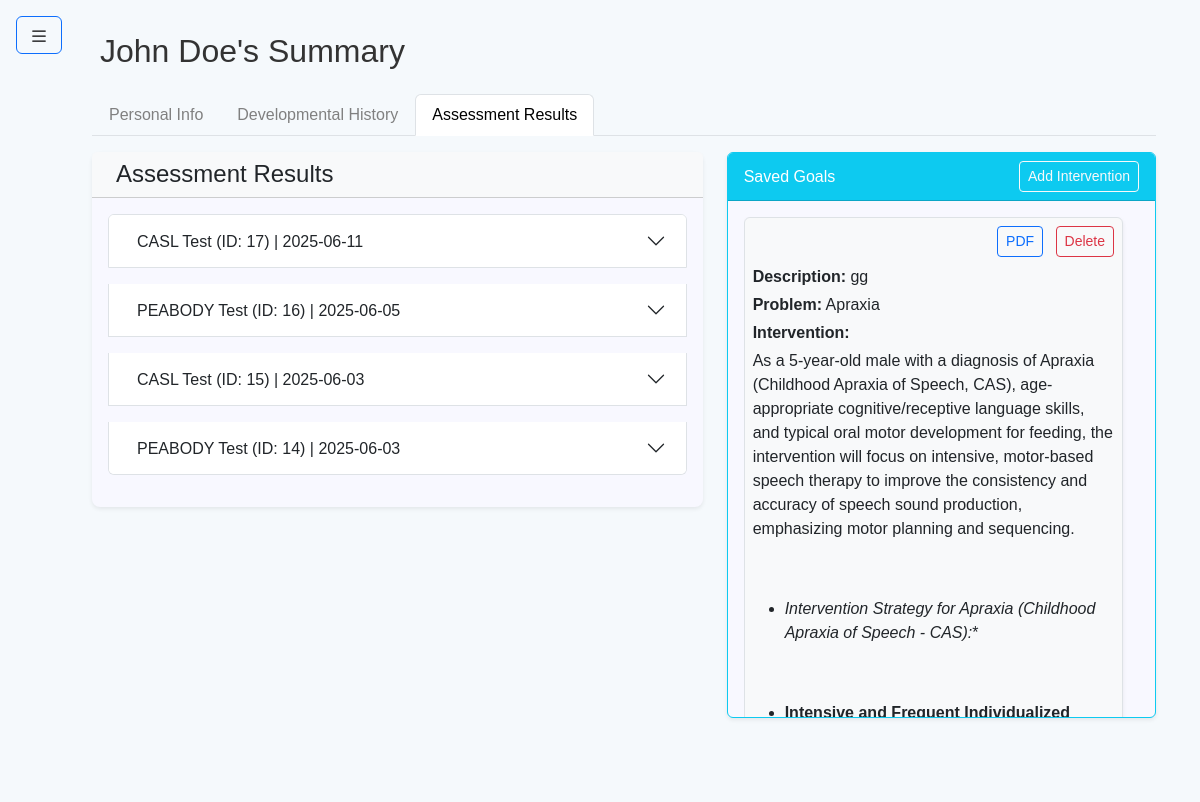
/console/patient/4 (signed in), run on the app's committed database.
### board/models.py (models this page shows, shortened)
class Patient(db.Model):
    __tablename__ = 'patient'
    id = db.Column(db.Integer, primary_key=True)
    name = db.Column(db.String(100), nullable=False)
    age = db.Column(db.String(100), nullable=True)
    sex = db.Column(db.String(25), nullable=True)
    address = db.Column(db.String(100), nullable=True)
    dob = db.Column(db.String(100), nullable=False)
    religion = db.Column(db.String(100), nullable=True)
    diagnosis = db.Column(db.String(100), nullable=True)
    doe = db.Column(db.String(100), nullable=True)
    precautions = db.Column(db.String(100), nullable=True)
    current_medication = db.Column(db.String(100), nullable=True)
    emergency_person = db.Column(db.String(100), nullable=True)
    contact_no = db.Column(db.String(100), nullable=True)
    alt_contact_no = db.Column(db.String(100), nullable=True)
    grade_level = db.Column(db.String(100), nullable=True)
    patient_image = db.Column(db.String(255), nullable=True)
    father_name = db.Column(db.String(100), nullable=True)
    father_contact_no = db.Column(db.String(100), nullable=True)
    father_med_history = db.Column(db.String(100), nullable=True)
    mother_name = db.Column(db.String(100), nullable=True)
    mother_contact_no = db.Column(db.String(100), nullable=True)
    mother_med_history = db.Column(db.String(100), nullable=True)
    sibling = db.Column(db.String(100), nullable=True)
    sibling_med_history = db.Column(db.String(100), nullable=True)
    complication_preg = db.Column(db.String(100), nullable=True)
    med_taken = db.Column(db.String(100), nullable=True)
    duration_med_taken = db.Column(db.String(100), nullable=True)
    typeOfDelivery = db.Column(db.String(100), nullable=True)
    complication_deli = db.Column(db.String(100), nullable=True)
    birth_weight = db.Column(db.String(100), nullable=True)
    birth_problem = db.Column(db.String(100), nullable=True)
    medication = db.Column(db.String(100), nullable=True)
    immunization = db.Column(db.String(100), nullable=True)
    effects = db.Column(db.String(100), nullable=True)
    gms_0 = db.Column(db.String(100), nullable=True)
    gms_1 = db.Column(db.String(100), nullable=True)
    gms_2 = db.Column(db.String(100), nullable=True)
    gms_3 = db.Column(db.String(100), nullable=True)
    gms_4 = db.Column(db.String(100), nullable=True)
    gms_5 = db.Column(db.String(100), nullable=True)
    gms_6 = db.Column(db.String(100), nullable=True)
    gms_7 = db.Column(db.String(100), nullable=True)
    gms_8 = db.Column(db.String(100), nullable=True)
    gms_9 = db.Column(db.String(100), nullable=True)
    gms_10 = db.Column(db.String(100), nullable=True)
    fms_0 = db.Column(db.String(100), nullable=True)
    fms_1 = db.Column(db.String(100), nullable=True)
    fms_2 = db.Column(db.String(100), nullable=True)
    fms_3 = db.Column(db.String(100), nullable=True)
    fms_4 = db.Column(db.String(100), nullable=True)
    fms_5 = db.Column(db.String(100), nullable=True)
    fms_6 = db.Column(db.String(100), nullable=True)
    fms_7 = db.Column(db.String(100), nullable=True)
    fms_8 = db.Column(db.String(100), nullable=True)
    fms_9 = db.Column(db.String(100), nullable=True)
    adl_0 = db.Column(db.String(100), nullable=True)
    adl_1 = db.Column(db.String(100), nullable=True)
    adl_2 = db.Column(db.String(100), nullable=True)
    adl_3 = db.Column(db.String(100), nullable=True)
    adl_4 = db.Column(db.String(100), nullable=True)
    adl_5 = db.Column(db.String(100), nullable=True)
    adl_6 = db.Column(db.String(100), nullable=True)
    cog_0 = db.Column(db.String(100), nullable=True)
    cog_1 = db.Column(db.String(100), nullable=True)
    cog_2 = db.Column(db.String(100), nullable=True)
    cog_3 = db.Column(db.String(100), nullable=True)
    cog_4 = db.Column(db.String(100), nullable=True)
    cog_5 = db.Column(db.String(100), nullable=True)
    cog_6 = db.Column(db.String(100), nullable=True)
    omd_0 = db.Column(db.String(100), nullable=True)
    omd_1 = db.Column(db.String(100), nullable=True)
    omd_2 = db.Column(db.String(100), nullable=True)
    omd_3 = db.Column(db.String(100), nullable=True)
    omd_4 = db.Column(db.String(100), nullable=True)
    omd_5 = db.Column(db.String(100), nullable=True)
    omd_6 = db.Column(db.String(100), nullable=True)
    omd_7 = db.Column(db.String(100), nullable=True)
    omd_8 = db.Column(db.String(100), nullable=True)
    omd_9 = db.Column(db.String(100), nullable=True)
    slp_id = db.Column(db.Integer, db.ForeignKey('slp.id'), nullable=False)
    goals = db.relationship('Goal', back_populates='patient', lazy=True, cascade="all, delete-orphan")
    sessions = db.relationship('AssessmentResult', back_populates='patient', lazy=True, cascade="all, delete-orphan")

class AssessmentResult(db.Model):
    __tablename__ = 'assessment_results'
    id = db.Column(db.Integer, primary_key=True)
    assessment_type = db.Column(db.String(50), nullable=False)  # e.g., 'peabody', 'naming'
    patient_id = db.Column(db.Integer, db.ForeignKey('patient.id', ondelete='CASCADE'), nullable=False)
    date_taken = db.Column(db.DateTime, default=datetime.utcnow)
    answers = db.Column(db.JSON, nullable=False)  # { "prompt": ..., "predicted": ..., "correct": ... }
    score = db.Column(db.Integer, nullable=False)
    duration = db.Column(db.Integer, nullable=True)
    patient = db.relationship('Patient', back_populates='sessions')
    goals = db.relationship('Goal', back_populates='assessment_result', lazy=True, cascade="all, delete-orphan")

class Goal(db.Model):
    id = db.Column(db.Integer, primary_key=True)
    patient_id = db.Column(db.Integer, db.ForeignKey('patient.id', ondelete='CASCADE'), nullable=False)
    slp_id = db.Column(db.Integer, db.ForeignKey('slp.id'), nullable=False)
    goal_text = db.Column(db.Text, nullable=False)
    problem_description = db.Column(db.Text, nullable=True)
    intervention_text = db.Column(db.Text, nullable=True)
    assessment_result_id = db.Column(db.Integer, db.ForeignKey('assessment_results.id', ondelete='CASCADE'), nullable=False)
    created_at = db.Column(db.DateTime, default=datetime.utcnow)
    status = db.Column(db.String(50), default='active', nullable=False)
    achieved_at = db.Column(db.DateTime, nullable=True)
    patient = db.relationship('Patient', back_populates='goals')
    slp = db.relationship('SLP', backref='goals')
    assessment_result = db.relationship('AssessmentResult', back_populates='goals')

### board/pages.py (the view)
@bp.route('/console/patient/<int:patient_id>')
@login_required
def patient_dashboard(patient_id):
    patient = Patient.query.get_or_404(patient_id)
    if patient.slp_id != current_user.id:
        abort(403)
    results = AssessmentResult.query.filter_by(patient_id=patient.id).order_by(AssessmentResult.date_taken.desc()).all()
    frames_by_result = {}
    for result in results:
        frames_by_result[result.id] = group_frames_by_question(result)
    return render_template("pages/lipmic-console/patient_dashboard.html", patient=patient, results=results, frames_by_result=frames_by_result)

### board/utils.py (called while the page is built)
def group_frames_by_question(assessment_result):
    frames_by_question = {}
    for frame in assessment_result.lip_frames:
        if frame.question_index not in frames_by_question:
            frames_by_question[frame.question_index] = []
        frames_by_question[frame.question_index].append(frame)
    for question_idx in frames_by_question:
        frames_by_question[question_idx].sort(key=lambda f: f.frame_index)
    return frames_by_question

### board/templates/pages/lipmic-console/patient_dashboard.html (shortened to what this page needs)
{% extends 'base-console.html' %}
{% block content %}
<link rel="stylesheet" href="{{ url_for('static', filename='css/patient_dashboard.css') }}">
<div class="container">
    <h2 class="mb-4 dashboard-title">
        {{ patient.name }}'s Summary
    </h2>
<ul class="nav nav-tabs mb-3" id="patientTab" role="tablist">
  <li class="nav-item" role="presentation">
    <button class="nav-link" id="info-tab" data-bs-toggle="tab" data-bs-target="#info" type="button" role="tab">
      Personal Info
    </button>
  </li>
  <li class="nav-item" role="presentation">
    <button class="nav-link" id="dev-tab" data-bs-toggle="tab" data-bs-target="#dev" type="button" role="tab">
      Developmental History
    </button>
  </li>
  <li class="nav-item" role="presentation">
    <button class="nav-link active" id="assessment-tab" data-bs-toggle="tab" data-bs-target="#assessment" type="button" role="tab" aria-controls="assessment" aria-selected="true">
      Assessment Results
    </button>
  </li>
</ul>
<div class="tab-content" id="patientTabContent">
    <div class="tab-pane fade show active" id="assessment" role="tabpanel" aria-labelledby="assessment-tab">
        <div class="row">
            <div class="col-lg-7 mb-4">
                <div class="card shadow-sm border-0 rounded-3 section-card">
            <div class="card-header section-header">
                <h4 class="mb-0 section-title">
                    Assessment Results
                </h4>
            </div>
            <div class="card-body">
                <div class="accordion" id="accordionResults">
                    {% for result in results %}
                    <div class="accordion-item mb-3">
                        <h2 class="accordion-header" id="heading{{ loop.index }}">
                            <button class="accordion-button collapsed" type="button" data-bs-toggle="collapse"
                                    data-bs-target="#collapse{{ loop.index }}" aria-expanded="false"
                                    aria-controls="collapse{{ loop.index }}">
                                {{ result.assessment_type | upper }} Test (ID: {{ result.id }}) |
                                {{ result.date_taken.strftime('%Y-%m-%d') }}
                            </button>
                        </h2>
                    </div>
                    {% else %}
                    <p class="text-muted">No results found.</p>
                    {% endfor %}
                </div>
            </div>
        </div>
            </div>
        <div class="col-lg-5 mb-4">
            <div class="card border-info shadow-sm">
                <div class="card-header bg-info text-white d-flex justify-content-between align-items-center">
                    <span>Saved Goals</span>
                    <button class="btn btn-outline-light btn-sm" data-bs-toggle="modal" data-bs-target="#goalsModal">
                        Add Intervention
                    </button>
                </div>
                <div class="card-body pt-3 py-0">
                    <div class="goals-content-scroll">
                        {% if patient.goals %}
                            {% for goal in patient.goals|reverse %}
                            <div class="mb-2 p-2 border rounded shadow-sm bg-light" id="goalItem_{{ goal.id }}">
                                <div class="d-flex justify-content-end align-items-start mb-2">
                                    <div>
                                        <a href="{{ url_for('pages.goal_report_pdf', goal_id=goal.id) }}" class="btn btn-sm btn-outline-primary me-2" target="_blank" title="Download PDF Report for this Goal">
                                            PDF
                                        </a>
                                        <button type="button" class="btn btn-sm btn-outline-danger" onclick="confirmDeleteGoal({{ goal.id }})" title="Delete this Goal">
                                            Delete
                                        </button>
                                    </div>
                                </div>
                                <p class="mb-1"><strong>Description:</strong> {{ goal.goal_text }}</p>
                                {% if goal.problem_description %}
                                    <p class="mb-1"><strong>Problem:</strong> {{ goal.problem_description }}</p>
                                {% endif %}
                                {% if goal.intervention_text %}
                                    <p class="mb-1"><strong>Intervention:</strong></p>
                                    <div class="intervention-display mb-2">
                                        {{ goal.intervention_text | format_intervention }}
                                    </div>
                                {% endif %}
                            </div>
                            {% endfor %}
                        {% else %}
                            <p class="text-muted">No goals saved yet.</p>
                        {% endif %}
                    </div>
                </div>
            </div>
        </div>
        </div>
    </div>
</div>
{% endblock content %}

### board/static/css/body-console.css (style rules this page uses)
body { font-family: 'Segoe UI', Tahoma, Geneva, Verdana, sans-serif; background: #f5f9fc; color: #333; transition: background-color 0.3s, color 0.3s; }
.nav-tabs .nav-link { font-weight: 500; }

### board/static/css/about.css (style rules this page uses)
body { font-family: 'Arial', sans-serif; }

### board/static/css/assess.css (style rules this page uses)
.card { transition: transform 0.3s ease, box-shadow 0.3s ease; background-color: #F8F8FF; z-index: 1; position: relative; }

### board/static/css/patient_dashboard.css (style rules this page uses)
.nav-tabs .nav-link { color: gray; }
.section-card { font-size: 0.875rem; }
.section-header { background: #f8f9fa; }
.nav-tabs .nav-link { font-weight: 500; }
.tab-content { margin-top: 1rem; }
.goals-content-scroll { max-height: 500px; overflow-y: auto; -webkit-overflow-scrolling: touch; padding-right: 1rem; }

### data on the page
Patient: name "John Doe"
AssessmentResult: assessment_type "CASL", id "17", date_taken "2025-06-11"
AssessmentResult: assessment_type "PEABODY", id "16", date_taken "2025-06-05"
AssessmentResult: assessment_type "CASL", id "15", date_taken "2025-06-03"
AssessmentResult: assessment_type "PEABODY", id "14", date_taken "2025-06-03"
Goal: goal_text "gg", problem_description "Apraxia", intervention_text "As a 5-year-old male with a diagnosis of Apraxia (Childhood Apraxia of Speech, CAS), age-appropriate cognitive/receptive language skills, and typical oral motor development for feeding, the intervention will focus on intensive, motor-based speech therapy to improve the consistency and accuracy of speech sound production, emphasizing motor planning and sequencing. Intervention Strategy for Apraxia (Childhood Apraxia of Speech - CAS): * Intensive and Frequent Individualized…"
